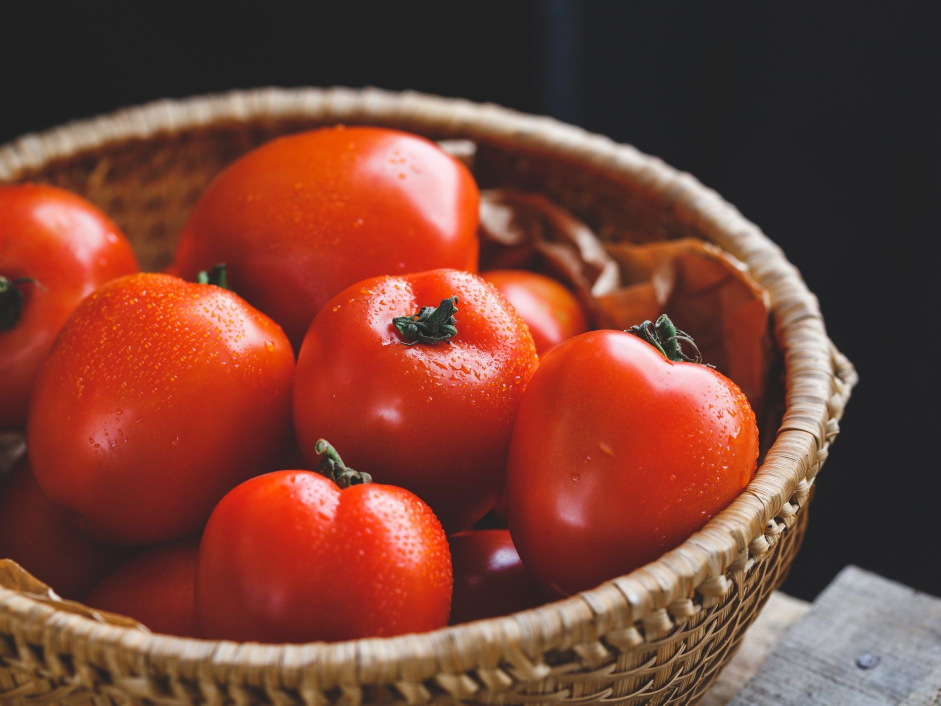
#> input picture fruit_ripe/ripe_tom.jpg, 1881 x 1411 px (shown at 1/2 size)
$ jupyter execute fruit_ripeness.ipynb
#> lines starting #> are read from the running program, lines starting #| are printed output that depends on the picture; after the words box and inside, x2 and y2 are one past the last pixel; in counts of white or black regions, pixels touching at a corner belong together
[cell 1]
from __future__ import division
import cv2,matplotlib
import matplotlib.pyplot as plt
from matplotlib import colors
import numpy as np

[cell 2]
def show(img):
    plt.figure(figsize=(15,15))
    plt.imshow(img,interpolation='nearest')

def show_hsv(hsv):
    rgb=cv2.cvtColor(hsv,cv2.COLOR_HSV2BGR)
    show(rgb)

def show_mask(mask):
    plt.figure(figsize=(10,10))
    plt.imshow(mask,cmap="gray")

def overlay_mask(mask,img):
    rgb_mask=cv2.cvtColor(mask,cv2.COLOR_GRAY2RGB)
    img=cv2.addWeighted(rgb_mask,0.5,img,0.5,0)
    show(img)

[cell 3]
image=cv2.imread("ripe_tom.jpg")
#> image is the input picture: shape (1411, 1881, 3); mean B, G, R 54.3, 67.2, 121.8

[cell 4]
import pandas as pd
m,n,r=image.shape
#> m = 1411; n = 1881; r = 3
arr=image.reshape(m*n,-1)
df=pd.DataFrame(arr,columns=['b','g','r'])
#> df = table of 2654091 rows and 3 columns
df.describe()
#> Out = table of 8 rows and 3 columns

[cell 5]
image=cv2.cvtColor(image,cv2.COLOR_BGR2RGB)
image=cv2.resize(image,None,fx=1/3,fy=1/3)
#> image: shape (470, 627, 3)
show(image)

[cell 6]
images=[]
for i in [0,1,2]:
    color=image.copy()
    if i!=0: color[:,:,0]=0
    if i!=1: color[:,:,1]=0
    if i!=2: color[:,:,2]=0
    images.append(color)
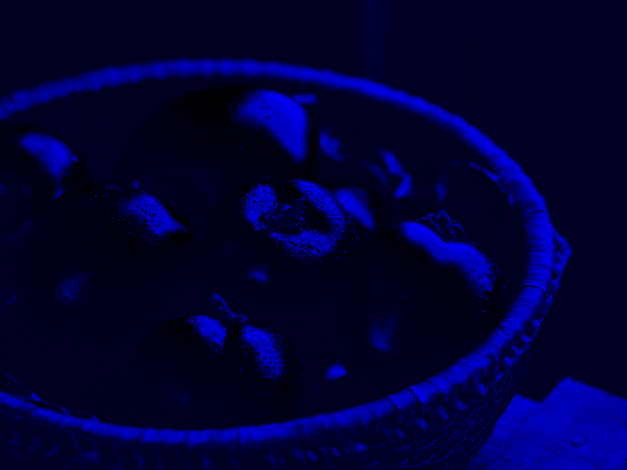
#> color: shape (470, 627, 3); mean R, G, B 0, 0, 54.3
#> after the loop, images = 3 items
show(np.vstack(images))
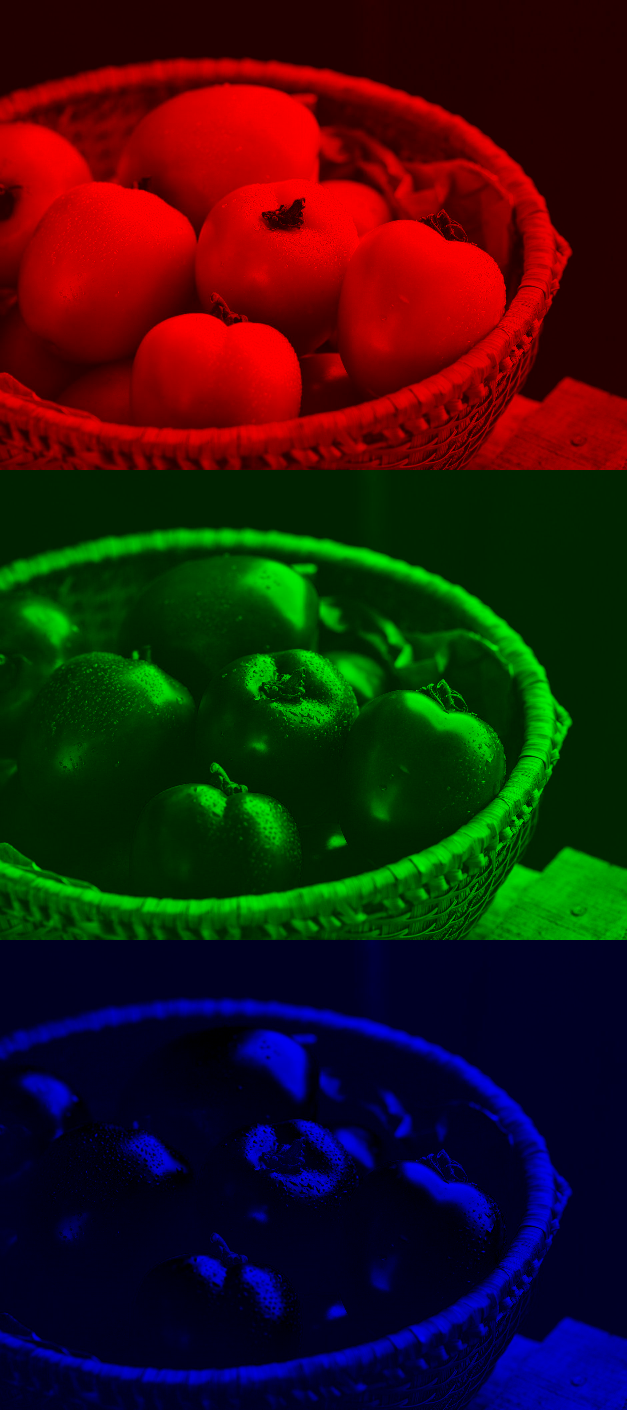
#> shown: shape (1410, 627, 3); mean R, G, B 40.6, 22.4, 18.1

[cell 7]
# [15 lines left out: function show_rgb_hist, not called in this run]

[cell 8]
# Convert from RGB to HSV
hsv = cv2.cvtColor(image, cv2.COLOR_RGB2HSV)
#> hsv: shape (470, 627, 3); mean H, S, V 35.6, 115.1, 122.6

images = []
for i in [0, 1, 2]:
    colour = hsv.copy()
    if i != 0: colour[:,:,0] = 0
    if i != 1: colour[:,:,1] = 255
    if i != 2: colour[:,:,2] = 255
    images.append(colour)
#> colour: shape (470, 627, 3); mean H, S, V 0, 255, 122.6

hsv_stack = np.vstack(images)
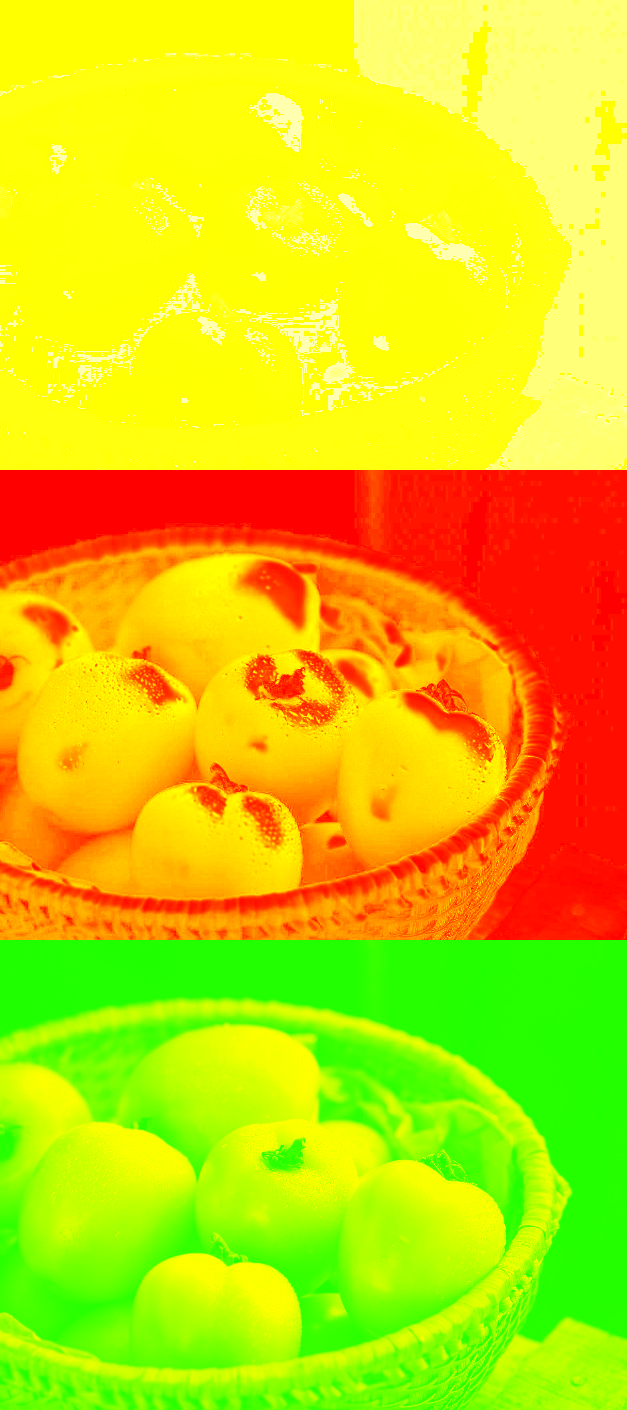
#> hsv_stack: shape (1410, 627, 3); mean of channels 0, 1, 2 11.9, 208.4, 210.9; drawn as B, G, R
rgb_stack = cv2.cvtColor(hsv_stack, cv2.COLOR_HSV2RGB)
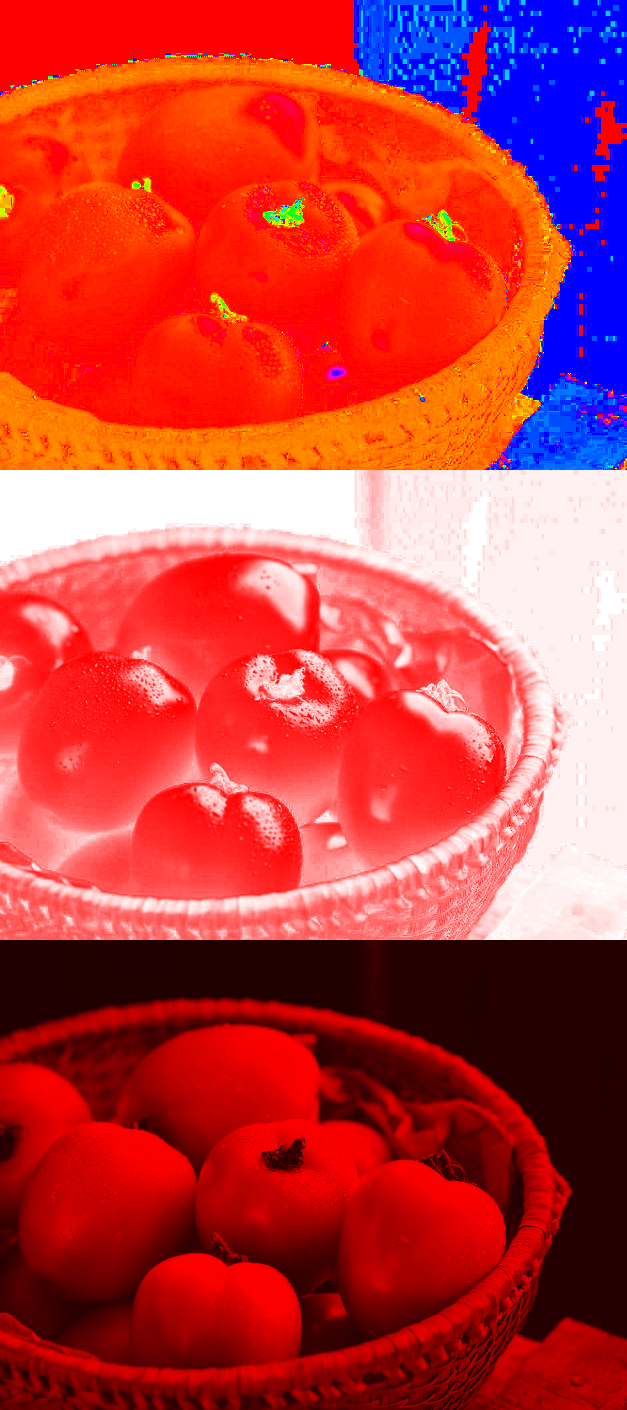
#> rgb_stack: shape (1410, 627, 3); mean R, G, B 193.9, 61.5, 63.9
show(rgb_stack)

[cell 9]
matplotlib.rcParams.update({'font.size': 16})

# [26 lines left out: function show_hsv_hist, not called in this run]

[cell 10]
# Blur image slightly
image_blur = cv2.GaussianBlur(image, (7, 7), 0)
show(image_blur)

[cell 11]
image_blur_hsv = cv2.cvtColor(image_blur, cv2.COLOR_RGB2HSV)
#> image_blur_hsv: shape (470, 627, 3); mean H, S, V 33.7, 114.8, 122.6

# 0-10 hue
min_red = np.array([100, 100, 0])
max_red = np.array([55, 10, 51])
image_red1 = cv2.inRange(image_blur_hsv, min_red, max_red)
#> image_red1: shape (470, 627); every value is 0

# 170-180 hue
min_red2 = np.array([170, 100, 60])
max_red2 = np.array([180, 256, 256])
image_red2 = cv2.inRange(image_blur_hsv, min_red2, max_red2)
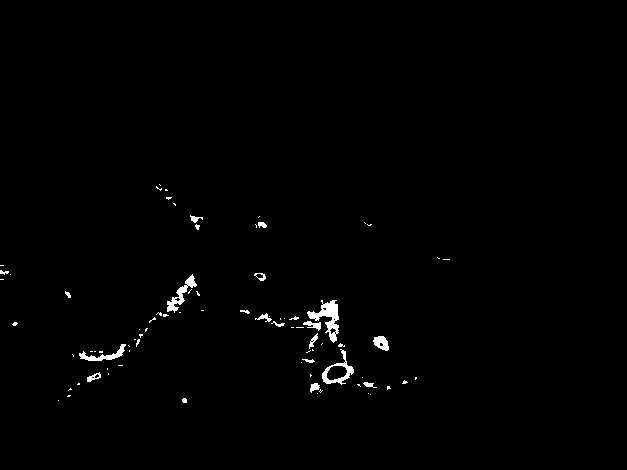
#> image_red2: shape (470, 627); 0.88% white; 82 white regions (61 under 20 px), largest, box (x1, y1, x2, y2) and area: (307, 300, 339, 343) 529, (167, 274, 197, 313) 323, (322, 349, 354, 385) 320

show_mask(image_red1)
show_mask(image_red2)
image_red = image_red1 + image_red2
show_mask(image_red)

[cell 12]
kernel = cv2.getStructuringElement(cv2.MORPH_ELLIPSE, (15, 15))
# Fill small gaps
image_red_closed = cv2.morphologyEx(image_red, cv2.MORPH_CLOSE, kernel)
#> image_red_closed: shape (470, 627); 1.8% white; 23 white regions (10 under 20 px), largest, box (x1, y1, x2, y2) and area: (253, 300, 377, 395) 2896, (72, 327, 148, 382) 912, (149, 274, 200, 323) 597
show_mask(image_red_closed)

# Remove specks
image_red_closed_then_opened = cv2.morphologyEx(image_red_closed, cv2.MORPH_OPEN, kernel)
#> image_red_closed_then_opened: shape (470, 627); 0.73% white; 3 white regions
show_mask(image_red_closed_then_opened)

[cell 13]
def find_biggest_contour(image):

    # Copy to prevent modification
    image = image.copy()
    contours, hierarchy = cv2.findContours(image, cv2.RETR_LIST, cv2.CHAIN_APPROX_SIMPLE)
#> contours = 3 contours; box (x1, y1, x2, y2) and area: (303, 301, 339, 343) 1004, (311, 362, 355, 389) 742, (94, 352, 115, 371) 270
    #print len(contours)

    # Isolate largest contour
    contour_sizes = [(cv2.contourArea(contour), contour) for contour in contours]
#> contour_sizes = 3 items
    biggest_contour = max(contour_sizes, key=lambda x: x[0])[1]
#> biggest_contour = contour of 49 points, box (x1, y1, x2, y2) (303, 301, 339, 343), area 1004

    mask = np.zeros(image.shape, np.uint8)
    cv2.drawContours(mask, [biggest_contour], -1, 255, -1)
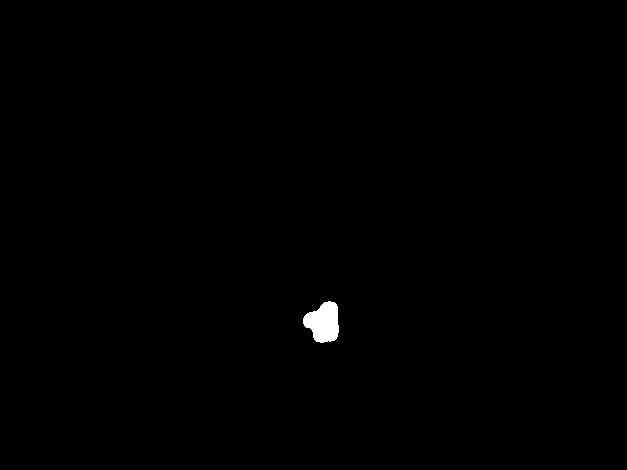
#> mask: shape (470, 627); 0.36% white; 1 white region, box (x1, y1, x2, y2) and area: (303, 301, 339, 343) 1062
    return biggest_contour, mask

big_contour, red_mask = find_biggest_contour(image_red_closed_then_opened)
#> big_contour has the same summary as biggest_contour in find_biggest_contour
show_mask(red_mask)

overlay_mask(red_mask, image)
#> in overlay_mask, `img=cv2.addWeighted(rgb_mask,0.5,img,0.5,0)`:
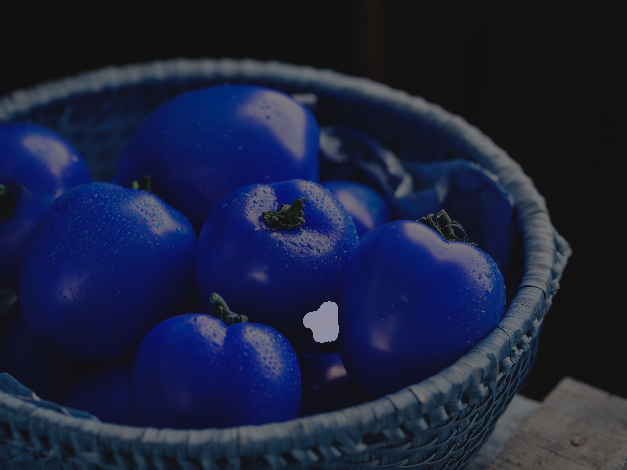
#> img: shape (470, 627, 3); mean B, G, R 61.4, 34, 27.6


moments = cv2.moments(red_mask)
#> moments = moments, m00 270810, centre m10/m00, m01/m00 = (323.2, 322.2)
centre_of_mass = int(moments['m10'] / moments['m00']), int(moments['m01'] / moments['m00'])
#> centre_of_mass = (323, 322)
image_with_com = image.copy()
cv2.circle(image_with_com, centre_of_mass, 10, (0, 255, 0), -1)
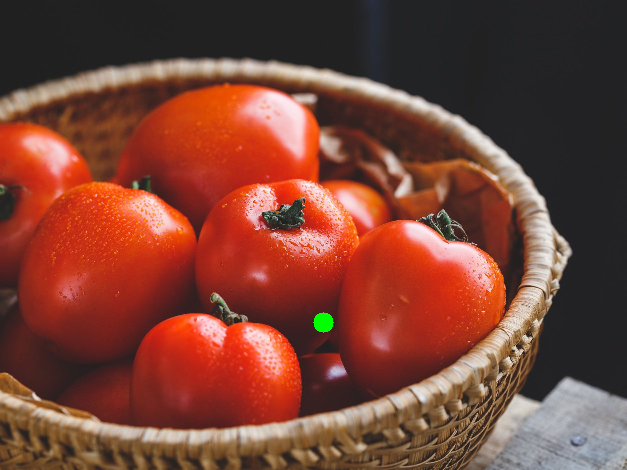
#> image_with_com: shape (470, 627, 3); mean R, G, B 121.8, 67.4, 54.3
show(image_with_com)


image_with_ellipse = image.copy()
ellipse = cv2.fitEllipse(big_contour)
#> ellipse = ((324.1, 321.7), (37.22, 40.42), 30.79)
cv2.ellipse(image_with_ellipse, ellipse, (0,255,0), 2)
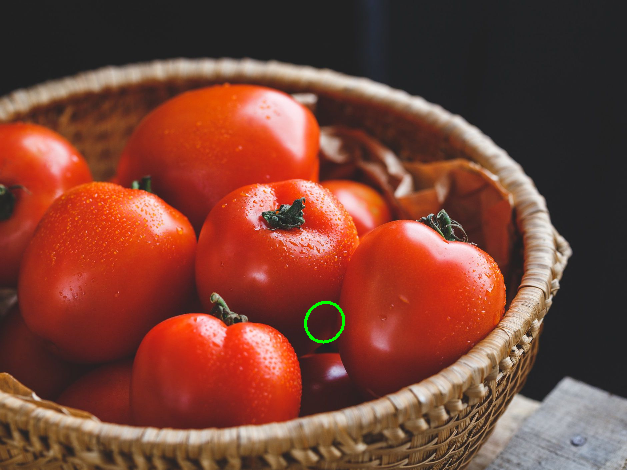
#> image_with_ellipse: shape (470, 627, 3); mean R, G, B 121.7, 67.5, 54.3
show(image_with_ellipse)

$ run again, with fruit_ripe/berry.jpg copied over fruit_ripe/ripe_tom.jpg
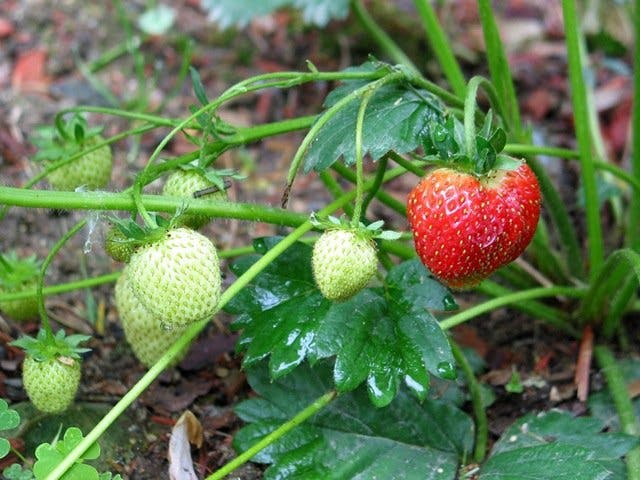
#> input picture fruit_ripe/berry.jpg, 640 x 480 px
#> image is the input picture: shape (480, 640, 3); mean B, G, R 81.7, 120.2, 98.4
#> df = table of 307200 rows and 3 columns
#> Out = table of 8 rows and 3 columns
#> after the loop `for i in [0,1,2]:`:
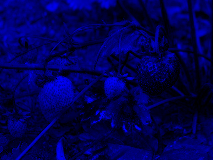
#> color: shape (160, 213, 3); mean R, G, B 0, 0, 81.8
#> after the loop `for i in [0,1,2]:`: images = 3 items
#> hsv: shape (160, 213, 3); mean H, S, V 55.3, 107.7, 129.2
#> image_blur_hsv: shape (160, 213, 3); mean H, S, V 52.1, 102.3, 128
#> image_red1: shape (160, 213); every value is 0
#> image_red2: shape (160, 213); 1.3% white; 3 white regions (1 under 20 px), largest, box (x1, y1, x2, y2) and area: (144, 63, 175, 87) 397, (202, 37, 208, 50) 56
#> image_red_closed: shape (160, 213); 1.6% white; 3 white regions (1 under 20 px), largest, box (x1, y1, x2, y2) and area: (144, 63, 175, 87) 455, (202, 37, 213, 50) 101
#> image_red_closed_then_opened: shape (160, 213); 1.1% white; 1 white region
#> contours = 1 contour; box (x1, y1, x2, y2) and area: (146, 65, 169, 85) 326
#> contour_sizes = 1 item
#> biggest_contour = contour of 34 points, box (x1, y1, x2, y2) (146, 65, 169, 85), area 326
#> big_contour has the same summary as biggest_contour in find_biggest_contour
#> rgb_mask: shape (160, 213, 3); 1.1% white; 1 white region, box (x1, y1, x2, y2) and area: (146, 65, 169, 85) 358
#> moments = moments, m00 91290, centre m10/m00, m01/m00 = (156.6, 74.22)
#> centre_of_mass = (156, 74)
#> image_with_com: shape (160, 213, 3); mean R, G, B 96.5, 122, 81.1
#> ellipse = ((156.5, 74.22), (18.56, 23.03), 74.3)
#> `cv2.ellipse(image_with_ellipse, ellipse, (0,255,0), 2)`:
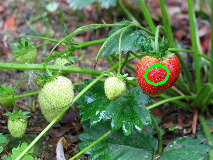
#> image_with_ellipse: shape (160, 213, 3); mean R, G, B 97.3, 121.3, 81.4
